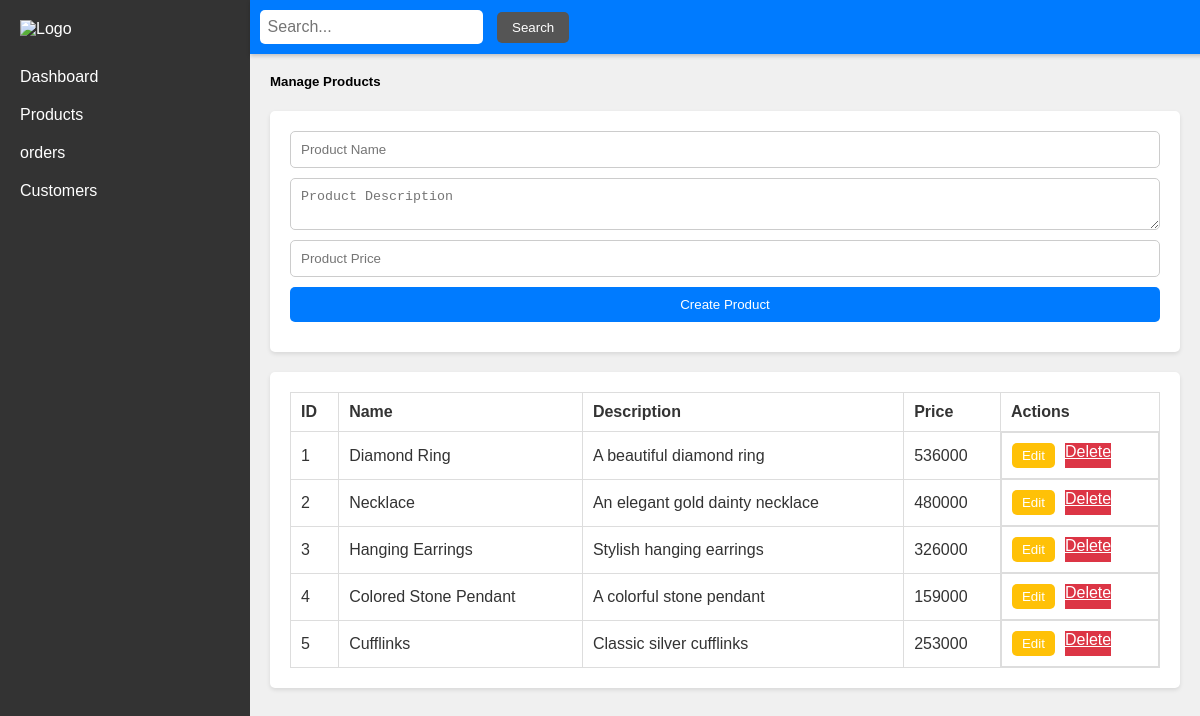
Screenshot of /admin/jewelary/views/products.php (signed in) with the database file from the repository.
### tables this page shows
CREATE TABLE `products` (
  `id` int(11) NOT NULL,
  `name` varchar(110) NOT NULL,
  `description` varchar(110) NOT NULL,
  `price` int(11) NOT NULL
);

### admin/jewelary/views/products.php (the view, shortened to what this page needs)
<?php
$servername = "localhost";
$username = "root";
$password = "";
$dbname = "ecommerce";
$conn = new mysqli($servername, $username, $password, $dbname);
$products = $conn->query("SELECT * FROM products");
?>
<!DOCTYPE html>
<html lang="en">
<head>
    <link rel="stylesheet" href="https://cdnjs.cloudflare.com/ajax/libs/font-awesome/6.0.0-beta3/css/all.min.css">
</head>
<body>
<div class="top-bar">
<div>
            <form action="" method="GET">
                <input type="text" name="search" placeholder="Search...">
                <button type="submit">Search</button>
            </form>
        </div>
    </div>
    <div class="sidebar">
        <img src="path/to/your/image.jpg" alt="Logo">
        <a href="./dashboard.php">Dashboard</a>
        <a href="./products.php">Products</a>
        <a href="./orders.php">orders</a>
        <a href="./customers.php">Customers</a>
    </div>
    <div class="content">
        <div class="header">
            <h5>Manage Products</h5>
        </div>
        <div class="form-container">
            <form action="products.php" method="POST">
                <input type="text" name="name" id="product_name" placeholder="Product Name" required>
                <textarea name="description" id="product_description" placeholder="Product Description" required></textarea>
                <input type="number" step="0.01" name="price" id="product_price" placeholder="Product Price" required>
                <button type="submit" name="create" id="create_button">Create Product</button>
            </form>
        </div>
        <div class="table-container">
            <table>
                <thead>
                    <tr>
                        <th>ID</th>
                        <th>Name</th>
                        <th>Description</th>
                        <th>Price</th>
                        <th>Actions</th>
                    </tr>
                </thead>
                <tbody>
                    <?php while($row = $products->fetch_assoc()): ?>
                        <tr>
                            <td><?= $row['id'] ?></td>
                            <td><?= $row['name'] ?></td>
                            <td><?= $row['description'] ?></td>
                            <td><?= $row['price'] ?></td>
                            <td class="actions">
                                <button class="edit" onclick="editProduct(<?= $row['id'] ?>, '<?= $row['name'] ?>', '<?= $row['description'] ?>', <?= $row['price'] ?>)">Edit</button>
                                <a href="products.php?delete=<?= $row['id'] ?>" class="delete">Delete</a>
                            </td>
                        </tr>
                    <?php endwhile; ?>
                </tbody>
            </table>
        </div>
    </div>
</body>
</html>

### admin/jewelary/views/products.php (style rules this page uses)
body { font-family: Arial, sans-serif; background-color: #f0f0f0; margin: 0; padding: 0; }
.sidebar { width: 250px; height: 100vh; background-color: #333; color: #fff; padding: 20px; box-sizing: border-box; float: left; }
.sidebar img { width: 100%; margin-bottom: 20px; }
.sidebar a { display: block; color: #fff; text-decoration: none; padding: 10px 0; }
.content { margin-left: 250px; padding: 20px; }
.header { color: black; padding-top: 2rem; text-align: left; }
.form-container { background-color: #fff; color: #333; padding: 20px; margin-bottom: 20px; border-radius: 5px; box-shadow: 0 2px 4px rgba(0, 0, 0, 0.1); }
.form-container form { display: flex; flex-direction: column; }
.form-container form input, .form-container form textarea, .form-container form button { margin-bottom: 10px; padding: 10px; border-radius: 5px; border: 1px solid #ccc; }
.form-container form button { background-color: #007bff; color: #fff; border: none; cursor: pointer; }
.table-container { background-color: #fff; color: #333; padding: 20px; border-radius: 5px; box-shadow: 0 2px 4px rgba(0, 0, 0, 0.1); }
table { width: 100%; border-collapse: collapse; }
table, th, td { border: 1px solid #ddd; }
th, td { padding: 10px; text-align: left; }
.actions { display: flex; gap: 10px; }
.actions button { padding: 5px 10px; border: none; border-radius: 5px; cursor: pointer; }
.actions .edit { background-color: #ffc107; color: #fff; }
.actions .delete { background-color: #dc3545; color: #fff; }
.top-bar { background-color: #007bff; color: #fff; padding: 10px; text-align: center; position: fixed; width: 100%; top: 0; left: 15.6rem; z-index: 1000; box-shadow: 0 2px 4px rgba(0, 0, 0, 0.2); display: flex; justify-content: space-between; align-items: center; }
.top-bar input[type="text"] { padding: 8px; border: none; font-size: 16px; margin-right: 10px; border-radius: 5px; }
.top-bar button { padding: 8px 15px; background-color: #555; color: #fff; border: none; cursor: pointer; border-radius: 5px; }

### rows the page displays
products: id "1", name "Diamond Ring", description "A beautiful diamond ring", price "536000"
products: id "2", name "Necklace", description "An elegant gold dainty necklace", price "480000"
products: id "3", name "Hanging Earrings", description "Stylish hanging earrings", price "326000"
products: id "4", name "Colored Stone Pendant", description "A colorful stone pendant", price "159000"
products: id "5", name "Cufflinks", description "Classic silver cufflinks", price "253000"
